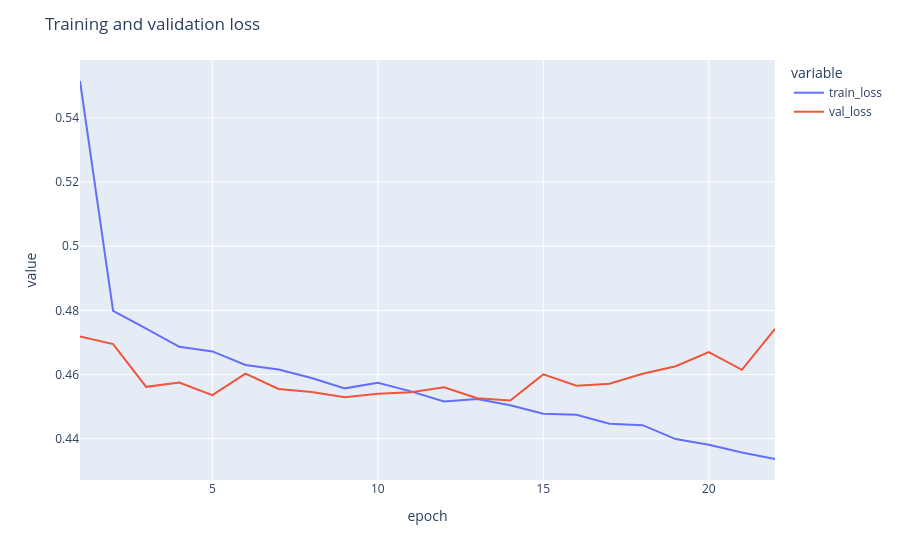

The notebook cell saved with this chart:
### Code cell
import plotly.express as px

fig = px.line(
    history,
    x="epoch",
    y=["train_loss", "val_loss"],
)
fig.update_layout(title="Training and validation loss")
fig.show()
fig.write_html(FIGURES / "training_loss.html")

### Figure 1 — Plotly figure (JSON) as saved in the notebook; plotly's stock layout.template omitted (floating-point values rounded to 4 significant figures)
{"data": [{"hovertemplate": "variable=train_loss<br>epoch=%{x}<br>value=%{y}<extra></extra>", "legendgroup": "train_loss", "line": {"color": "#636efa", "dash": "solid"}, "marker": {"symbol": "circle"}, "mode": "lines", "name": "train_loss", "orientation": "v", "showlegend": true, "type": "scatter", "x": [1, 2, 3, 4, 5, 6, 7, 8, 9, 10, 11, 12, 13, 14, 15, 16, 17, 18, 19, 20, 21, 22], "xaxis": "x", "y": [0.5515, 0.4799, 0.4743, 0.4686, 0.4672, 0.463, 0.4616, 0.4589, 0.4557, 0.4575, 0.4548, 0.4516, 0.4524, 0.4504, 0.4478, 0.4474, 0.4447, 0.4442, 0.4399, 0.4381, 0.4357, 0.4337], "yaxis": "y"}, {"hovertemplate": "variable=val_loss<br>epoch=%{x}<br>value=%{y}<extra></extra>", "legendgroup": "val_loss", "line": {"color": "#EF553B", "dash": "solid"}, "marker": {"symbol": "circle"}, "mode": "lines", "name": "val_loss", "orientation": "v", "showlegend": true, "type": "scatter", "x": [1, 2, 3, 4, 5, 6, 7, 8, 9, 10, 11, 12, 13, 14, 15, 16, 17, 18, 19, 20, 21, 22], "xaxis": "x", "y": [0.4719, 0.4695, 0.4562, 0.4575, 0.4536, 0.4603, 0.4555, 0.4546, 0.4529, 0.454, 0.4545, 0.456, 0.4526, 0.4519, 0.4601, 0.4565, 0.4571, 0.4603, 0.4626, 0.467, 0.4615, 0.4742], "yaxis": "y"}], "layout": {"legend": {"title": {"text": "variable"}, "tracegroupgap": 0}, "margin": {"t": 60}, "title": {"text": "Training and validation loss"}, "xaxis": {"anchor": "y", "domain": [0, 1], "title": {"text": "epoch"}}, "yaxis": {"anchor": "x", "domain": [0, 1], "title": {"text": "value"}}}}
